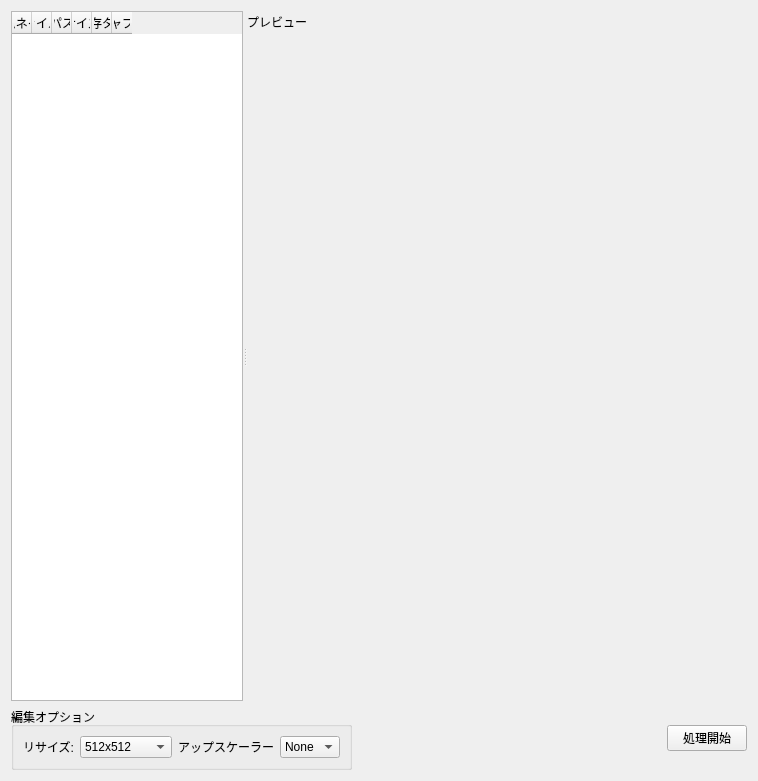
<?xml version="1.0" encoding="UTF-8"?>
<ui version="4.0">
 <class>ImageEditWidget</class>
 <widget class="QWidget" name="ImageEditWidget">
  <property name="geometry">
   <rect>
    <x>0</x>
    <y>0</y>
    <width>758</width>
    <height>781</height>
   </rect>
  </property>
  <property name="windowTitle">
   <string>Form</string>
  </property>
  <layout class="QVBoxLayout" name="verticalLayout">
   <item>
    <widget class="QSplitter" name="splitterMainContent">
     <property name="sizePolicy">
      <sizepolicy hsizetype="Expanding" vsizetype="Expanding">
       <horstretch>0</horstretch>
       <verstretch>2</verstretch>
      </sizepolicy>
     </property>
     <property name="orientation">
      <enum>Qt::Orientation::Horizontal</enum>
     </property>
     <widget class="QTableWidget" name="tableWidgetImageList">
      <property name="sizePolicy">
       <sizepolicy hsizetype="Expanding" vsizetype="Expanding">
        <horstretch>1</horstretch>
        <verstretch>2</verstretch>
       </sizepolicy>
      </property>
      <property name="frameShape">
       <enum>QFrame::Shape::StyledPanel</enum>
      </property>
      <property name="frameShadow">
       <enum>QFrame::Shadow::Sunken</enum>
      </property>
      <property name="horizontalScrollMode">
       <enum>QAbstractItemView::ScrollMode::ScrollPerPixel</enum>
      </property>
      <attribute name="horizontalHeaderCascadingSectionResizes">
       <bool>false</bool>
      </attribute>
      <attribute name="horizontalHeaderMinimumSectionSize">
       <number>0</number>
      </attribute>
      <attribute name="horizontalHeaderDefaultSectionSize">
       <number>0</number>
      </attribute>
      <attribute name="horizontalHeaderHighlightSections">
       <bool>true</bool>
      </attribute>
      <attribute name="horizontalHeaderStretchLastSection">
       <bool>false</bool>
      </attribute>
      <attribute name="verticalHeaderVisible">
       <bool>false</bool>
      </attribute>
      <attribute name="verticalHeaderMinimumSectionSize">
       <number>50</number>
      </attribute>
      <attribute name="verticalHeaderDefaultSectionSize">
       <number>126</number>
      </attribute>
      <attribute name="verticalHeaderHighlightSections">
       <bool>false</bool>
      </attribute>
      <column>
       <property name="text">
        <string>サムネイル</string>
       </property>
      </column>
      <column>
       <property name="text">
        <string>ファイル名</string>
       </property>
      </column>
      <column>
       <property name="text">
        <string>パス</string>
       </property>
      </column>
      <column>
       <property name="text">
        <string>サイズ</string>
       </property>
      </column>
      <column>
       <property name="text">
        <string>既存タグ</string>
       </property>
      </column>
      <column>
       <property name="text">
        <string>既存キャプション</string>
       </property>
      </column>
     </widget>
     <widget class="QWidget" name="widget_PreviewArea_2">
      <layout class="QVBoxLayout" name="verticalImagePreview">
       <property name="spacing">
        <number>0</number>
       </property>
       <item>
        <widget class="ImagePreviewWidget" name="ImagePreview" native="true">
         <property name="sizePolicy">
          <sizepolicy hsizetype="Expanding" vsizetype="Expanding">
           <horstretch>2</horstretch>
           <verstretch>0</verstretch>
          </sizepolicy>
         </property>
         <property name="minimumSize">
          <size>
           <width>500</width>
           <height>0</height>
          </size>
         </property>
         <widget class="QLabel" name="labelPreviewTitle">
          <property name="geometry">
           <rect>
            <x>0</x>
            <y>0</y>
            <width>177</width>
            <height>21</height>
           </rect>
          </property>
          <property name="sizePolicy">
           <sizepolicy hsizetype="Expanding" vsizetype="Expanding">
            <horstretch>0</horstretch>
            <verstretch>0</verstretch>
           </sizepolicy>
          </property>
          <property name="text">
           <string>プレビュー</string>
          </property>
         </widget>
        </widget>
       </item>
      </layout>
     </widget>
    </widget>
   </item>
   <item>
    <layout class="QHBoxLayout" name="horizontalLayoutControlArea">
     <item>
      <widget class="QGroupBox" name="groupBoxEditOptions">
       <property name="title">
        <string>編集オプション</string>
       </property>
       <layout class="QHBoxLayout" name="horizontalLayout_EditOptions_2">
        <item>
         <widget class="QLabel" name="labelResizeOption">
          <property name="text">
           <string>リサイズ:</string>
          </property>
         </widget>
        </item>
        <item>
         <widget class="QComboBox" name="comboBoxResizeOption">
          <item>
           <property name="text">
            <string>512x512</string>
           </property>
          </item>
          <item>
           <property name="text">
            <string>768x768</string>
           </property>
          </item>
          <item>
           <property name="text">
            <string>1024x1024</string>
           </property>
          </item>
         </widget>
        </item>
        <item>
         <widget class="QLabel" name="labelUpscaler">
          <property name="text">
           <string>アップスケーラー</string>
          </property>
         </widget>
        </item>
        <item>
         <widget class="QComboBox" name="comboBoxUpscaler">
          <property name="currentText">
           <string notr="true">None</string>
          </property>
          <item>
           <property name="text">
            <string>None</string>
           </property>
          </item>
         </widget>
        </item>
       </layout>
      </widget>
     </item>
     <item>
      <spacer name="horizontalSpacer">
       <property name="orientation">
        <enum>Qt::Orientation::Horizontal</enum>
       </property>
       <property name="sizeHint" stdset="0">
        <size>
         <width>40</width>
         <height>20</height>
        </size>
       </property>
      </spacer>
     </item>
     <item>
      <widget class="QPushButton" name="pushButtonStartProcess">
       <property name="text">
        <string>処理開始</string>
       </property>
      </widget>
     </item>
    </layout>
   </item>
  </layout>
 </widget>
 <customwidgets>
  <customwidget>
   <class>ImagePreviewWidget</class>
   <extends>QWidget</extends>
   <header location="global">ImagePreviewWidget</header>
   <container>1</container>
   <slots>
    <slot>load_image()</slot>
    <slot>update_model_options()</slot>
    <slot>send_vision_prompt()</slot>
   </slots>
  </customwidget>
 </customwidgets>
 <resources/>
 <connections/>
</ui>
